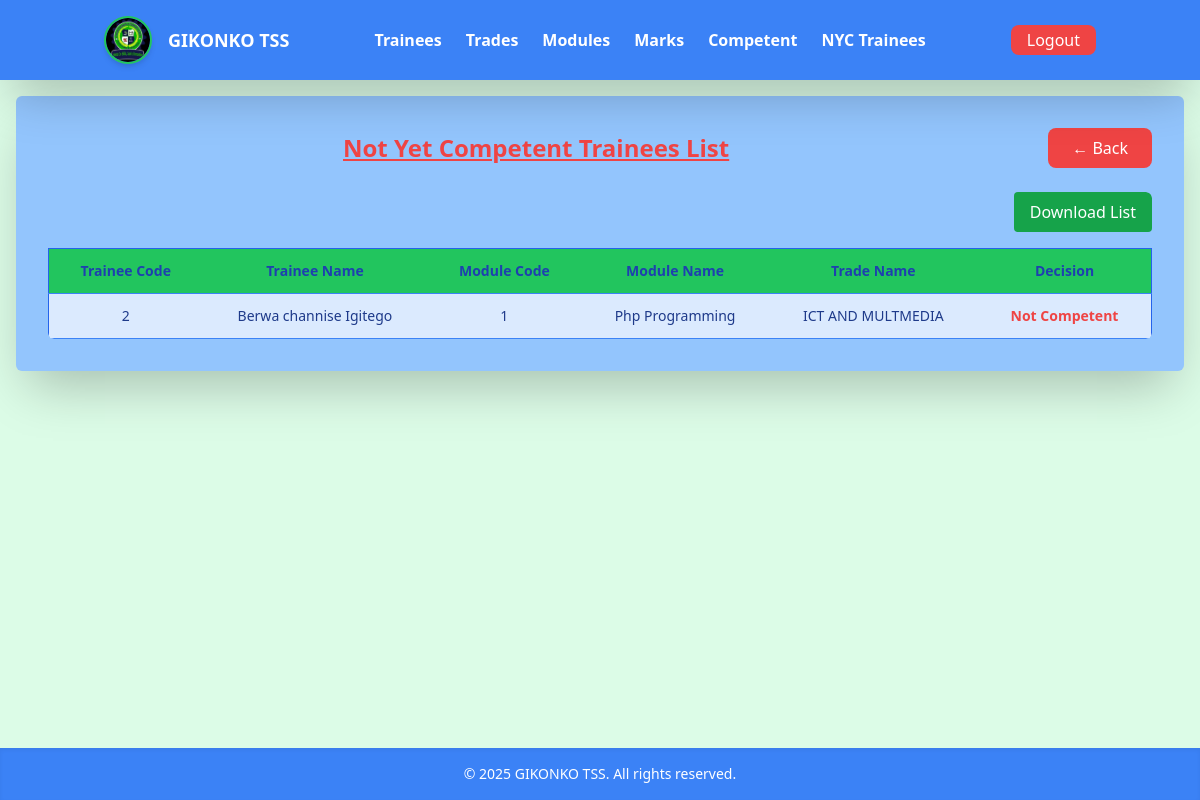
/notCompetent.php (signed in), run on the app's committed database.
### tables this page shows
CREATE TABLE `marks` (
  `Mark_Id` int(11) NOT NULL,
  `Summative_Assessment` varchar(100) DEFAULT NULL,
  `Formative_Assessment` varchar(100) DEFAULT NULL,
  `Total_Marks` int(11) DEFAULT NULL,
  `Decision` varchar(100) DEFAULT NULL,
  `Trainee_Id` int(200) NOT NULL,
  `Module_Id` int(200) NOT NULL
);

CREATE TABLE `modules` (
  `Module_Id` int(11) NOT NULL,
  `Module_Name` varchar(100) NOT NULL,
  `Trade_Id` int(11) DEFAULT NULL
);

CREATE TABLE `trades` (
  `Trade_id` int(11) NOT NULL,
  `Trade_name` varchar(100) DEFAULT NULL
);

### notCompetent.php (the view, shortened to what this page needs)
<!DOCTYPE html>
<html lang="en">
<head>
  <link href="output.css" rel="stylesheet" />
</head>
<body class="min-h-screen bg-green-100 flex flex-col">
  <header class="w-full fixed top-0 left-0 z-50 shadow-md bg-white h-16 flex items-center px-4">
    <?php include("Dashboard.php"); ?>
  </header>
  <main class="flex-grow pt-24 px-4 flex justify-center items-start">
    <div class="bg-blue-300 p-8 shadow-2xl rounded-md w-full max-w-7xl mx-auto">
      <div class="flex justify-between items-center mb-6">
        <h1 class="text-2xl font-bold text-red-500 underline flex-grow text-center">Not Yet Competent Trainees List</h1>
        <a href="greetingUser.php" class="bg-red-500 px-6 py-2 text-white rounded-lg hover:bg-red-700 transition duration-300 ml-6">← Back</a>
      </div>
      <div class="overflow-x-auto rounded-md">
            <div class="overflow-x-auto rounded-md">
      <div class="flex justify-end mb-4">
  <a href="download_not_competent.php" class="bg-green-600 text-white px-4 py-2 rounded hover:bg-green-800 transition">
    Download List
  </a>
</div>
        <table class="min-w-full border border-blue-600 rounded-lg text-sm">
          <thead class="bg-green-500 text-blue-800 font-semibold">
            <tr>
              <th class="px-6 py-3 border-b border-blue-500">Trainee Code</th>
              <th class="px-6 py-3 border-b border-blue-500">Trainee Name</th>
              <th class="px-6 py-3 border-b border-blue-500">Module Code</th>
              <th class="px-6 py-3 border-b border-blue-500">Module Name</th>
              <th class="px-6 py-3 border-b border-blue-500">Trade Name</th>
              <th class="px-6 py-3 border-b border-blue-500">Decision</th>
            </tr>
          </thead>
          <tbody class="font-medium text-blue-900 bg-blue-100 text-center">
            <?php
              include("conn.php");
              $sql = "SELECT
                        m.Trainee_Id,
                        CONCAT(t.Firstname, ' ', t.Lastname) AS Trainee_Name,
                        m.Module_Id,
                        md.Module_Name,
                        m.Decision,
                        m.Total_Marks,
                        td.Trade_name
                      FROM marks m
                      JOIN Trainees t ON t.Trainee_Id = m.Trainee_Id
                      JOIN modules md ON m.Module_Id = md.Module_Id
                      JOIN trades td ON td.Trade_id = t.Trade_id
                      HAVING m.Total_Marks < 70";
              $query = mysqli_query($conn, $sql);
              if (mysqli_num_rows($query) > 0) {
                while ($data = mysqli_fetch_assoc($query)) {
                  echo "
                    <tr class='hover:bg-green-200'>
                      <td class='px-6 py-3 border-b border-blue-500'>{$data['Trainee_Id']}</td>
                      <td class='px-6 py-3 border-b border-blue-500'>{$data['Trainee_Name']}</td>
                      <td class='px-6 py-3 border-b border-blue-500'>{$data['Module_Id']}</td>
                      <td class='px-6 py-3 border-b border-blue-500'>{$data['Module_Name']}</td>
                      <td class='px-6 py-3 border-b border-blue-500'>{$data['Trade_name']}</td>
                      <td class='px-6 py-3 border-b border-blue-500 text-red-500 font-semibold'>{$data['Decision']}</td>
                    </tr>
                  ";
                }
              } else {
                echo "
                  <tr>
                    <td colspan='5' class='px-6 py-4 text-center text-red-500 font-semibold'>No Record in Table</td>
                  </tr>
                ";
              }
            ?>
          </tbody>
        </table>
      </div>
    </div>
  </main>
      <footer class="bg-blue-500 text-center py-4 shadow-inner text-sm text-white fixed bottom-0 w-full">
          &copy; <?php echo date("Y"); ?> GIKONKO TSS. All rights reserved.
  </footer>
</body>
</html>

### data on the page
marks: Trainee_Id "2", Trainee_Name "Berwa channise Igitego", Module_Id "1", Module_Id.Module_Name "Php Programming", trades.Trade_name "ICT AND MULTMEDIA", Decision "Not Competent"
